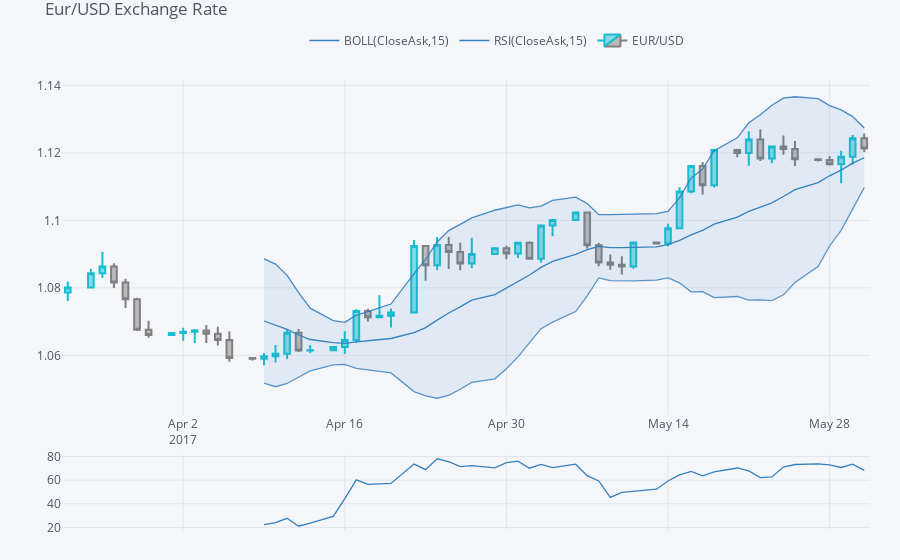

The notebook cell saved with this chart:
### Code cell
quotes = raw[['OpenAsk','HighAsk','LowAsk','CloseAsk']]
quotes = quotes.iloc[-60:]
quotes.tail()

qf = cf.QuantFig(quotes,title='Eur/USD Exchange Rate',legend='top',name='EUR/USD')
qf.add_bollinger_bands(periods=15,boll_std=2)
qf.add_rsi(periods=15,showbands=False)
plyo.iplot(qf.iplot(asFigure=True),image='png',filename='qf_01')
